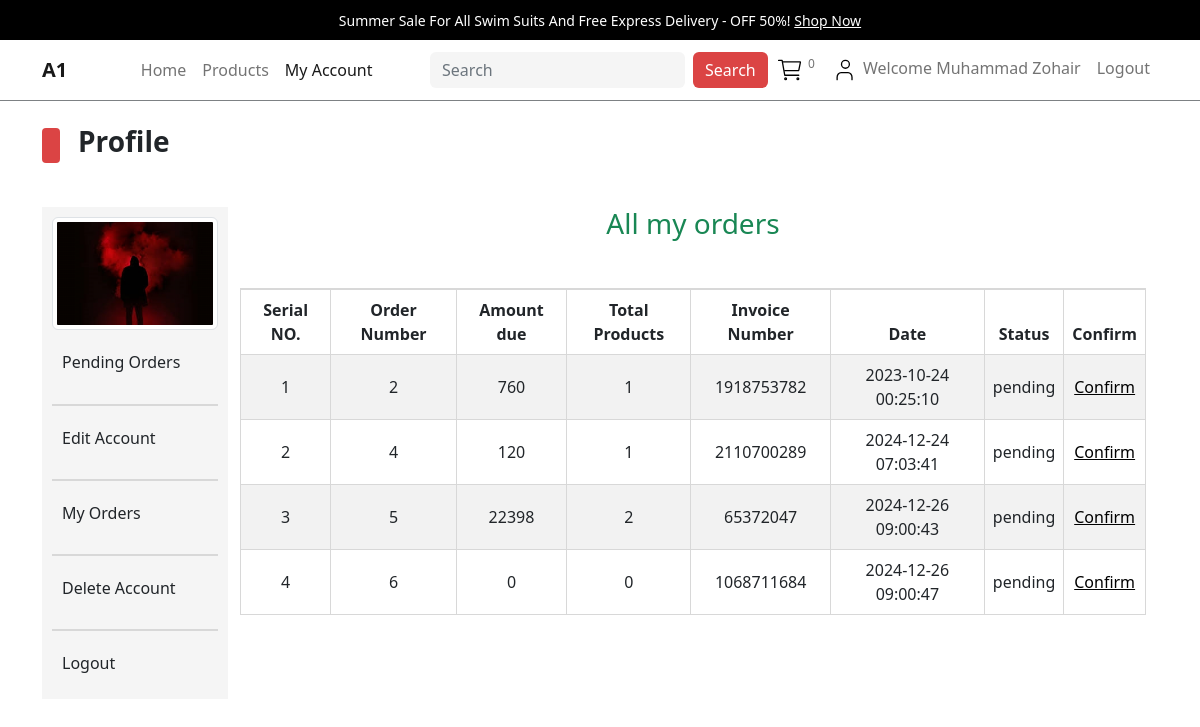
Screenshot of /users_area/profile.php?my_orders (signed in) with the database file from the repository.
### tables this page shows
CREATE TABLE `user_table` (
  `user_id` int(11) NOT NULL,
  `username` varchar(100) NOT NULL,
  `user_email` varchar(100) NOT NULL,
  `user_password` varchar(255) NOT NULL,
  `user_image` varchar(255) NOT NULL,
  `user_ip` varchar(100) NOT NULL,
  `user_address` varchar(255) NOT NULL,
  `user_mobile` varchar(20) NOT NULL
);

CREATE TABLE `user_orders` (
  `order_id` int(11) NOT NULL,
  `user_id` int(11) NOT NULL,
  `amount_due` int(255) NOT NULL,
  `invoice_number` int(255) NOT NULL,
  `total_products` int(255) NOT NULL,
  `order_date` timestamp NOT NULL DEFAULT current_timestamp() ON UPDATE current_timestamp(),
  `order_status` varchar(255) NOT NULL
);

### users_area/user_orders.php (the view, shortened to what this page needs)
<!DOCTYPE html>
<html lang="en">
<head>
</head>
<body>
    <?php
        $username = $_SESSION['username'];
        $get_user_query = "SELECT * FROM `user_table` WHERE username='$username'";
        $get_user_result = mysqli_query($con,$get_user_query);
        $row_user_data = mysqli_fetch_array($get_user_result);
        $user_id = $row_user_data['user_id'];
    ?>
    <div class="container">
        <h3 class="text-center text-success mb-5">
            All my orders
        </h3>
        <table class="table table-bordered table-hover table-striped table-group-divider text-center">
            <thead>
                <tr>
                    <th>Serial NO.</th>
                    <th>Order Number</th>
                    <th>Amount due</th>
                    <th>Total Products</th>
                    <th>Invoice Number</th>
                    <th>Date</th>
                    <th>Status</th>
                    <th>Confirm</th>
                </tr>
            </thead>
            <tbody>
                <?php
                    $get_order_details_query = "SELECT * FROM `user_orders` WHERE user_id='$user_id'";
                    $get_order_details_result = mysqli_query($con,$get_order_details_query);
                    $serial_number = 1;
                    while($row_fetch_order_details = mysqli_fetch_array($get_order_details_result)){
                        $order_id = $row_fetch_order_details['order_id'];
                        $amount_due = $row_fetch_order_details['amount_due'];
                        $invoice_number = $row_fetch_order_details['invoice_number'];
                        $total_products = $row_fetch_order_details['total_products'];
                        $order_date = $row_fetch_order_details['order_date'];
                        $order_status = $row_fetch_order_details['order_status'];
                        echo $order_status == 'pending'? "
                        <tr>
                        <td>$serial_number</td>
                        <td>$order_id</td>
                        <td>$amount_due</td>
                        <td>$total_products</td>
                        <td>$invoice_number</td>
                        <td>$order_date</td>
                        <td>$order_status</td>
                        <td>
                            <a href='confirm_payment.php?order_id=$order_id' class='text-decoration-underline'>Confirm</a>
                        </td>
                    </tr>
                        ":"
                        <tr>
                        <td>$serial_number</td>
                        <td>$order_id</td>
                        <td>$amount_due</td>
                        <td>$total_products</td>
                        <td>$invoice_number</td>
                        <td>$order_date</td>
                        <td>$order_status</td>
                        <td>
                            Confirmed
                        </td>
                    </tr>
                        " ;
                        $serial_number++;
                    }
                ?>
            </tbody>
        </table>
    </div>
</body>
</html>

### users_area/profile.php (shortened to what this page needs)
<?php
include("../functions/common_functions.php");
?>
<!DOCTYPE html>
<html lang="en">
<head>
    <link rel="stylesheet" href="../assets/css/bootstrap.css" />
    <link rel="stylesheet" href="../assets/css/main.css" />
</head>
<body>
    <div class="upper-nav primary-bg p-2 px-3 text-center text-break">
        <span>Summer Sale For All Swim Suits And Free Express Delivery - OFF 50%! <a>Shop Now</a></span>
    </div>
    <nav class="navbar navbar-expand-lg navbar-light bg-light">
        <div class="container">
            <a class="navbar-brand fw-bold" href="index.php">A1</a>
            <div class="collapse navbar-collapse" id="navbarSupportedContent">
                <ul class="navbar-nav mx-auto mb-2 mb-lg-0">
                    <li class="nav-item">
                        <a class="nav-link" href="../index.php">Home</a>
                    </li>
                    <li class="nav-item">
                        <a class="nav-link" href="../products.php">Products</a>
                    </li>
                    <li class="nav-item">
                        <a class="nav-link active"  aria-current="page" href="profile.php">My Account</a>
                    </li>
                </ul>
                <form class="d-flex" action="../search_product.php">
                    <input class="form-control me-2" type="search" placeholder="Search" aria-label="Search">
                    <button class="btn btn-outline-primary" type="submit">Search</button>
                </form>
                <ul class="navbar-nav mb-2 mb-lg-0">
                    <li class="nav-item">
                        <a class="nav-link" href="../cart.php">
                            <sup>
                            </sup>
                        </a>
                    </li>
                    <li class="nav-item">
                        <a class="nav-link" class="d-flex align-items-center gap-1" href="#">
                            <?php
                                if(!isset($_SESSION['username'])){
                                    echo "<span>
                                    Admin
                                </span>";
                            }else{
                                    echo "<span>
                                    Welcome ".$_SESSION['username']. "</span>";
                                }
                                ?>
                        </a>
                    </li>
                    <?php
                    if(!isset($_SESSION['username'])){
                        echo "<li class='nav-item'>
                        <a class='nav-link' href='./users_area/user_login.php'>
                            Login
                        </a>
                    </li>";
                }else{
                        echo "<li class='nav-item'>
                        <a class='nav-link' href='./logout.php'>
                            Logout
                        </a>
                    </li>";
                    }
                    ?>
                </ul>
            </div>
        </div>
    </nav>
    <div class="all-prod">
        <div class="container">
            <div class="sub-container pt-4 pb-4">
                <div class="categ-header">
                    <div class="sub-title">
                        <span class="shape"></span>
                        <span class="title h3 text-dark">Profile</span>
                    </div>
                </div>
                <div class="row mx-0">
                    <div class="col-md-2 side-nav p-0">
                        <ul class="navbar-nav me-auto navbar-profile">
                            <?php
                                $username = $_SESSION['username'];
                                $select_user_img = "SELECT * FROM `user_table` WHERE username='$username'";
                                $select_user_img_result = mysqli_query($con,$select_user_img);
                                $row_user_img = mysqli_fetch_array($select_user_img_result);
                                $userImg = $row_user_img['user_image'];
                                echo "                            <li class='nav-item d-flex align-items-center gap-2'>
                                <img src='./user_images/$userImg' alt='$username photo' class='img-profile img-thumbnail'/>
                            </li>";
                            ?>
                            <li class="nav-item d-flex align-items-center gap-2">
                                <a href="profile.php" class="nav-link fw-bold">
                                    <h6>Pending Orders</h6>
                                </a>
                            </li>
                            <li class="table-group-divider"></li>
                            <li class="nav-item d-flex align-items-center gap-2">
                                <a href="profile.php?edit_account" class="nav-link fw-bold">
                                    <h6>Edit Account</h6>
                                </a>
                            </li>
                            <li class="table-group-divider"></li>
                            <li class="nav-item d-flex align-items-center gap-2">
                                <a href="profile.php?my_orders" class="nav-link fw-bold">
                                    <h6>My Orders</h6>
                                </a>
                            </li>
                            <li class="table-group-divider"></li>
                            <li class="nav-item d-flex align-items-center gap-2">
                                <a href="profile.php?delete_account" class="nav-link fw-bold">
                                    <h6>Delete Account</h6>
                                </a>
                            </li>
                            <li class="table-group-divider"></li>
                            <li class="nav-item d-flex align-items-center gap-2">
                                <a href="./logout.php" class="nav-link fw-bold">
                                    <h6>Logout</h6>
                                </a>
                            </li>
                        </ul>
                    </div>
                    <div class="col-md-10">
                        <div class="row">
                            <?php
                                if(isset($_GET['my_orders'])){
                                    include('./user_orders.php');
                                }
                            ?>
                        </div>
                    </div>
                </div>
            </div>
        </div>
    </div>
</body>
</html>

### assets/css/main.css (style rules this page uses)
* { -webkit-box-sizing: border-box; -moz-box-sizing: border-box; box-sizing: border-box; margin: 0; padding: 0; }
html { scroll-behavior: smooth; }
a { text-decoration: none; color: #000000; cursor: pointer; }
button, input[type="submit"] { cursor: pointer; }
ul { list-style: none; }
.primary-bg { background-color: #000; }
.text-dark { --bs-text-opacity: 1; color: rgba(var(--bs-darkk-rgb), var(--bs-text-opacity)) !important; }
.container .categ-header { display: flex; flex-direction: column; gap: 20px; margin-bottom: 40px; }
.container .categ-header .sub-title { display: flex; flex-direction: row; gap: 18px; align-items: center; }
.container .categ-header .sub-title span:nth-of-type(1) { width: 18px; height: 35px; background-color: #DB4444; border-radius: 4px; -webkit-border-radius: 4px; -moz-border-radius: 4px; -ms-border-radius: 4px; -o-border-radius: 4px; }
.shape { display: inline-block; width: 18px; height: 35px; background-color: #DB4444; border-radius: 4px; -webkit-border-radius: 4px; -moz-border-radius: 4px; -ms-border-radius: 4px; -o-border-radius: 4px; }
.container .categ-header .sub-title span:nth-of-type(2) { color: #DB4444; font-weight: bold; }
.upper-nav span { color: #ffffff; font-size: 14px; }
.upper-nav span a { text-decoration: underline !important; }
.bg-light { background-color: #ffffff !important; border-bottom: 1px solid #7D8184; }
.navbar .d-flex .form-control { background-color: #F5F5F5; border: none; }
.navbar .d-flex .btn-outline-primary { background-color: #DB4444; color: #ffffff; border: none; }
.all-prod .container .sub-container .side-nav a { padding: 8px 10px; }
.navbar-profile { background-color: #F5F5F5; padding: 10px; gap: 15px; }
.img-profile { width:100%; }
li.table-group-divider , .table-group-divider { border-color: #d8d8d8; }
td { vertical-align: middle; }

### rows the page displays
user_table: user_image (picture)
user_orders: order_id "2", amount_due "760", total_products "1", invoice_number "1918753782", order_date "2023-10-24 00:25:10", order_status "pending"
user_orders: order_id "4", amount_due "120", total_products "1", invoice_number "2110700289", order_date "2024-12-24 07:03:41", order_status "pending"
user_orders: order_id "5", amount_due "22398", total_products "2", invoice_number "65372047", order_date "2024-12-26 09:00:43", order_status "pending"
user_orders: order_id "6", amount_due "0", total_products "0", invoice_number "1068711684", order_date "2024-12-26 09:00:47", order_status "pending"

### other values shown
$count_cart_items "0"
$_SESSION['username'] "Muhammad Zohair"
